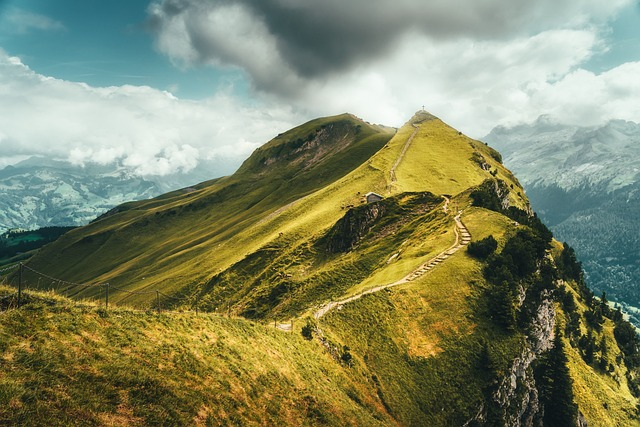
#> input picture Portfolio-OpenCV/data/mountain.jpg, 640 x 427 px, given in place of lenna.png, which was not available
$ python ex1.py
#> lines starting #> are read from the running program, lines starting #| are printed output that depends on the picture; pictures that were not available may be replaced by others from this repository, and a replacement may not be noted
from pathlib import Path
import argparse
import sys

import cv2


def print_top_left_5x5(name: str, channel):
    # 채널 값 확인을 위해 좌상단 5x5 영역만 출력합니다.
    print(f"\n[{name}] top-left 5x5:")
    print(channel[:5, :5])


def main() -> None:
    parser = argparse.ArgumentParser(description="Lenna 이미지를 읽어 BGR/HSV 채널을 확인합니다.")
    parser.add_argument("--no-gui", action="store_true", help="창 표시 없이 콘솔 출력만 수행합니다.")
    args = parser.parse_args()

    # 실행 파일 기준으로 data 폴더에서 이미지를 읽습니다.
    base_dir = Path(__file__).resolve().parent.parent
    image_path = base_dir / "data" / "lenna.png"
    results_dir = base_dir / "results"
    results_dir.mkdir(exist_ok=True)
    image = cv2.imread(str(image_path))
#> image is the input picture: shape (427, 640, 3); mean B, G, R 101, 134.3, 129.4

    # 이미지 로딩 실패 시 메시지를 출력하고 프로그램을 종료합니다.
    if image is None:
        print(f"[ERROR] 이미지를 읽을 수 없습니다: {image_path}")
        sys.exit(1)

    # BGR 채널 분리
    blue, green, red = cv2.split(image)
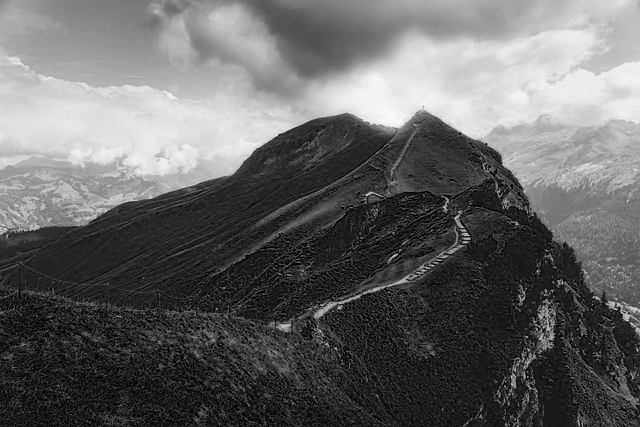
#> blue: shape (427, 640); min 0, max 254, mean 101
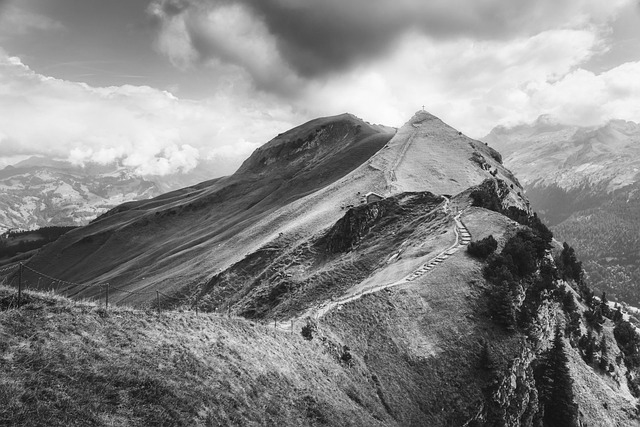
#> green: shape (427, 640); min 0, max 255, mean 134.3
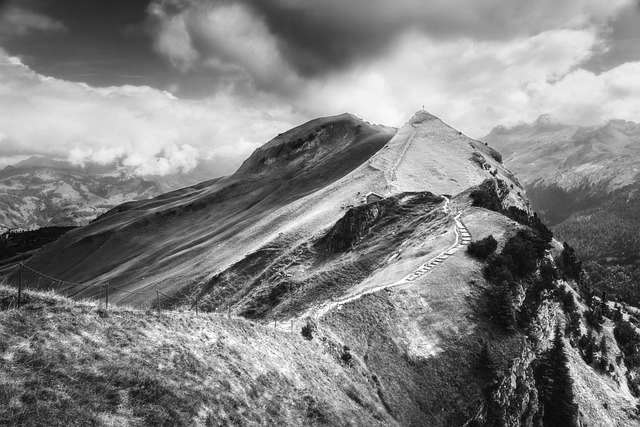
#> red: shape (427, 640); min 0, max 255, mean 129.4
    print_top_left_5x5("Blue Channel", blue)
#| [[130 132 135 138 141]
#|  [134 136 138 141 143]
#|  [137 138 141 143 145]
#|  [140 141 143 145 147]
#|  [143 145 145 148 150]]
    print_top_left_5x5("Green Channel", green)
#| [[114 116 119 122 125]
#|  [118 120 122 125 127]
#|  [121 122 125 127 129]
#|  [124 125 127 129 131]
#|  [127 129 131 134 136]]
    print_top_left_5x5("Red Channel", red)
#| [[37 39 43 46 49]
#|  [41 43 46 49 51]
#|  [44 45 49 51 53]
#|  [47 48 51 53 55]
#|  [51 53 55 58 60]]

    # BGR -> HSV 변환 후 HSV 채널 분리
    hsv_image = cv2.cvtColor(image, cv2.COLOR_BGR2HSV)
#> hsv_image: shape (427, 640, 3); mean H, S, V 53, 105, 142.3
    hue, saturation, value = cv2.split(hsv_image)
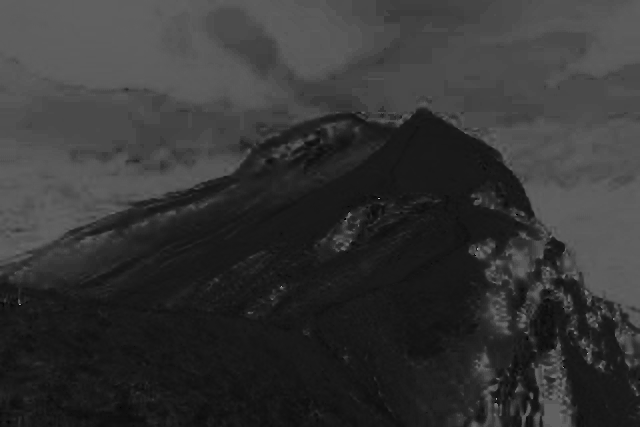
#> hue: shape (427, 640); min 0, max 177, mean 53
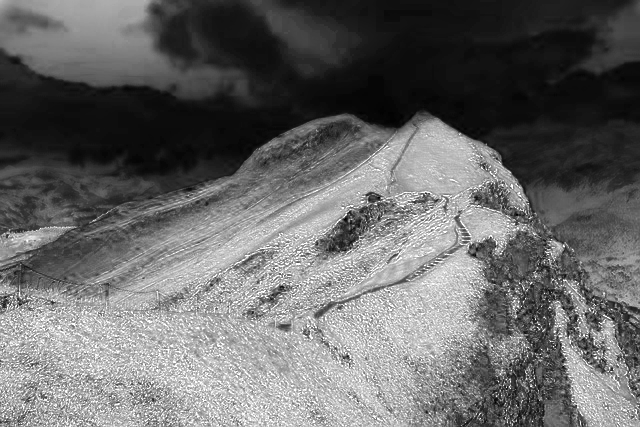
#> saturation: shape (427, 640); min 0, max 255, mean 105
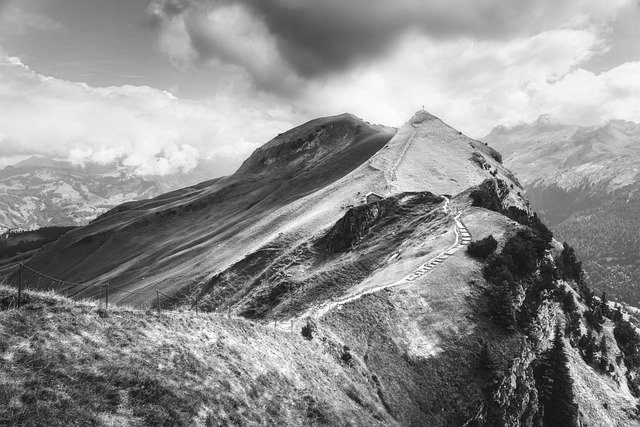
#> value: shape (427, 640); min 3, max 255, mean 142.3
    print_top_left_5x5("Hue Channel", hue)
#> (printed output is left out)
    print_top_left_5x5("Saturation Channel", saturation)
    print_top_left_5x5("Value Channel", value)

    # BGR 채널 및 HSV 이미지를 results 폴더에 저장합니다.
    cv2.imwrite(str(results_dir / "ex1_blue_channel.png"), blue)
    cv2.imwrite(str(results_dir / "ex1_green_channel.png"), green)
    cv2.imwrite(str(results_dir / "ex1_red_channel.png"), red)
    cv2.imwrite(str(results_dir / "ex1_hsv_image.png"), hsv_image)
    cv2.imwrite(str(results_dir / "ex1_hue_channel.png"), hue)
    cv2.imwrite(str(results_dir / "ex1_saturation_channel.png"), saturation)
    cv2.imwrite(str(results_dir / "ex1_value_channel.png"), value)
    print(f"[INFO] 결과 저장 완료: {results_dir}")

    if args.no_gui:
        return

    # 원본, BGR 채널, HSV 이미지, HSV 채널을 각각 창으로 띄웁니다.
    cv2.imshow("Original - Lenna", image)
    cv2.imshow("Blue Channel", blue)
    cv2.imshow("Green Channel", green)
    cv2.imshow("Red Channel", red)
    cv2.imshow("HSV Image", hsv_image)
    cv2.imshow("Hue Channel", hue)
    cv2.imshow("Saturation Channel", saturation)
    cv2.imshow("Value Channel", value)

    # 키 입력을 기다린 뒤 열린 모든 창을 닫습니다.
    cv2.waitKey(0)
    cv2.destroyAllWindows()


if __name__ == "__main__":
    main()

$ run again, on Portfolio-OpenCV/data/apple.png
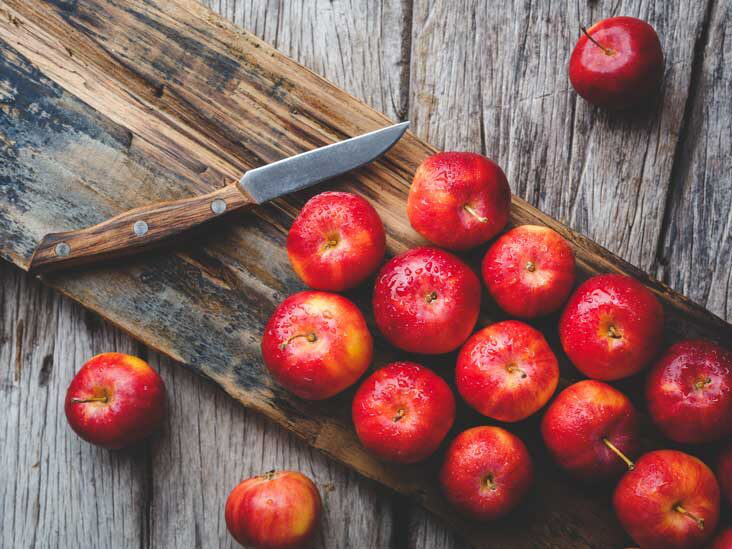
#> input picture Portfolio-OpenCV/data/apple.png, 732 x 549 px, given in place of lenna.png, which was not available
#> in main, image is the input picture: shape (549, 732, 3); mean B, G, R 93.3, 96.3, 138.5
#| [[154 117  86  78  88]
#|  [158 133 116  98  75]
#|  [154 146 148 130  87]
#|  [143 145 161 163 132]
#|  [133 138 161 176 168]]
#| [[174 137 108  99 112]
#|  [178 155 137 119  98]
#|  [176 167 169 154 110]
#|  [164 166 185 186 155]
#|  [157 161 184 199 192]]
#| [[192 155 126 120 132]
#|  [196 173 158 140 120]
#|  [194 188 190 174 132]
#|  [185 187 205 208 177]
#|  [177 183 206 221 214]]
#> hsv_image: shape (549, 732, 3); mean H, S, V 74.1, 81.5, 140.4
#> in main, `hue, saturation, value = cv2.split(hsv_image)`:
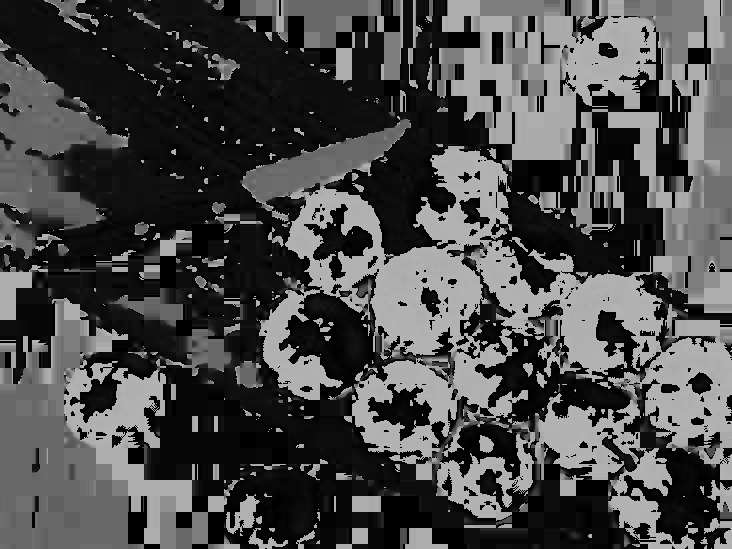
#> hue: shape (549, 732); min 0, max 179, mean 74.1
#> in main, `hue, saturation, value = cv2.split(hsv_image)`:
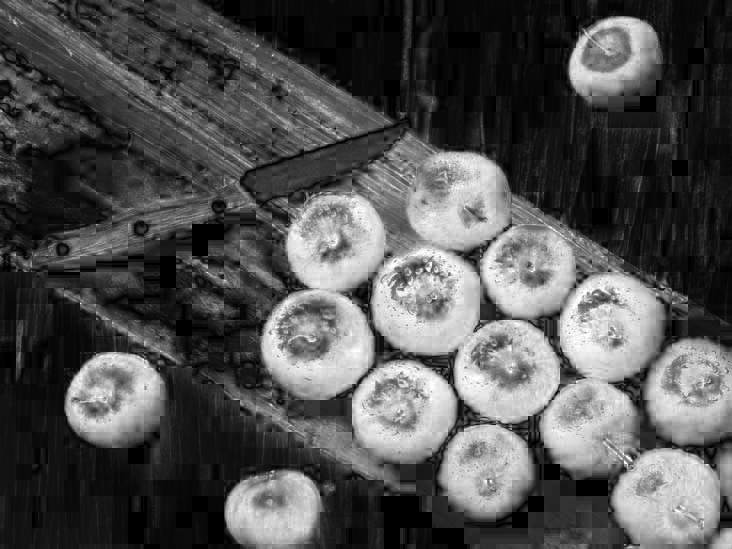
#> saturation: shape (549, 732); min 0, max 255, mean 81.5
#> (printed output is left out)
